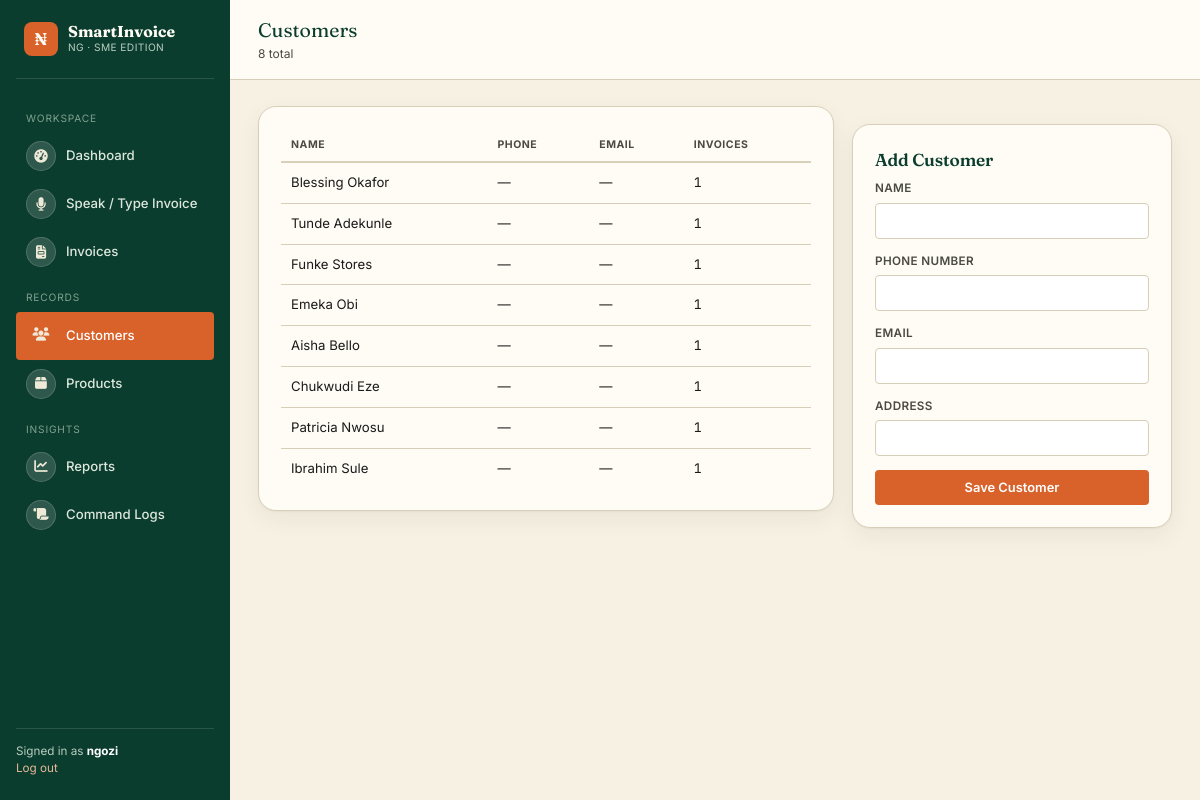
The page /customers/ (signed in) on the database as committed earlier.
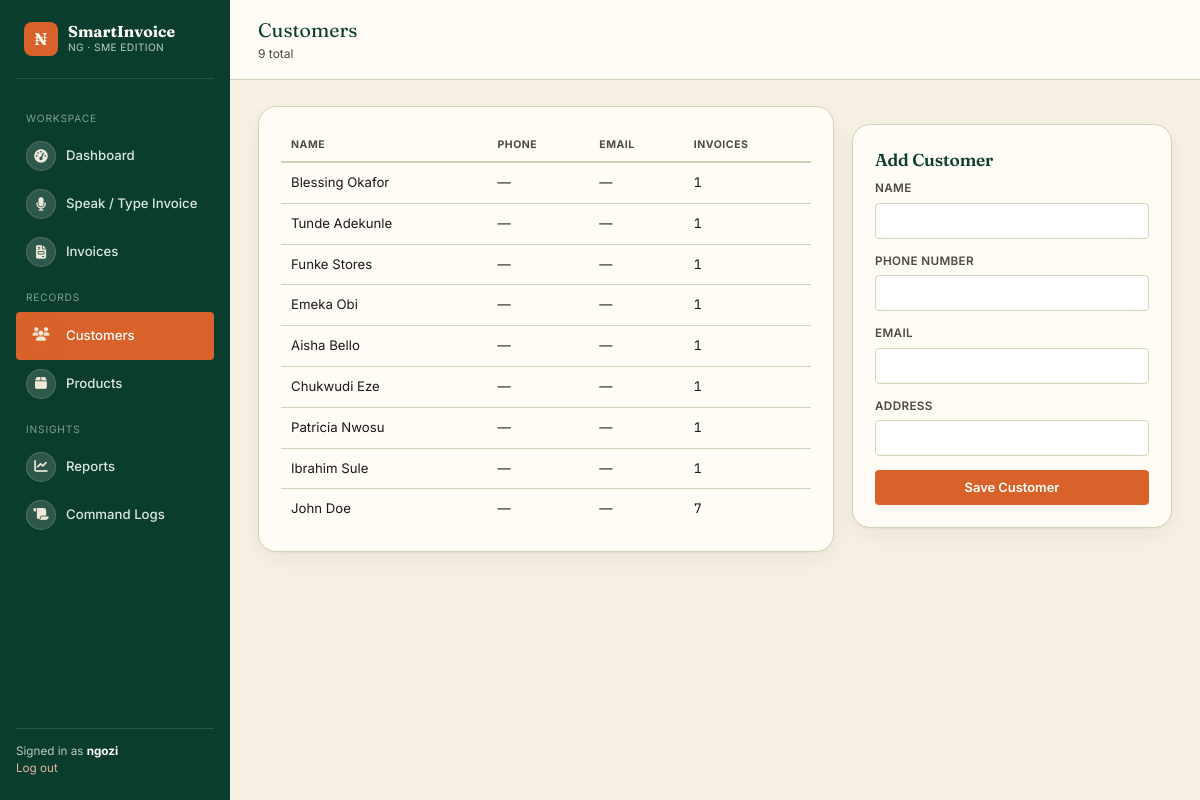
The same page on the database as committed later.
### invoices/models.py (models this page shows, shortened)
class Customer(models.Model):
    business = models.ForeignKey(Business, on_delete=models.CASCADE, related_name="customers")
    name = models.CharField(max_length=150)
    phone_number = models.CharField(max_length=20, blank=True)
    email = models.EmailField(blank=True)
    address = models.CharField(max_length=255, blank=True)
    created_at = models.DateTimeField(auto_now_add=True)
    class Meta:
        ordering = ["name"]

### invoices/views.py (the view)
# urls.py: path("customers/", views.customer_list, name="customer_list"),
@login_required
def customer_list(request):
    business = _get_business(request)
    customers = Customer.objects.filter(business=business).annotate(invoice_count=Count("invoices"))
    form = CustomerForm(request.POST or None)
    if request.method == "POST" and form.is_valid():
        customer = form.save(commit=False)
        customer.business = business
        customer.save()
        messages.success(request, "Customer added.")
        return redirect("customer_list")
    return render(request, "invoices/customer_list.html", {"customers": customers, "form": form})

### invoices/forms.py
class CustomerForm(forms.ModelForm):
    class Meta:
        model = Customer
        fields = ["name", "phone_number", "email", "address"]

### invoices/views.py (called while the page is built)
def _get_business(request):
    return get_object_or_404(Business, owner=request.user)

### invoices/templates/invoices/customer_list.html (shortened to what this page needs)
{% extends "invoices/base.html" %}
{% block page_title %}Customers{% endblock %}
{% block page_sub %}{{ customers.count }} total{% endblock %}
{% block content %}
<div style="display:grid; grid-template-columns: 1fr 320px; gap:18px; align-items:start;">
  <div class="card">
    {% if customers %}
    <table>
      <thead><tr><th>Name</th><th>Phone</th><th>Email</th><th>Invoices</th></tr></thead>
      <tbody>
        {% for c in customers %}
        <tr>
          <td>{{ c.name }}</td>
          <td>{{ c.phone_number|default:"&mdash;" }}</td>
          <td>{{ c.email|default:"&mdash;" }}</td>
          <td class="mono">{{ c.invoice_count }}</td>
        </tr>
        {% endfor %}
      </tbody>
    </table>
    {% else %}
    <div class="empty-state">
      <div class="icon">&#128100;</div>
      <p>No customers yet. New customers are added automatically when you speak or type an invoice command &mdash; or add one manually here.</p>
    </div>
    {% endif %}
  </div>
  <div class="card">
    <h3>Add Customer</h3>
    <form method="post">
      {% for field in form %}
      <div class="field">
        <label for="{{ field.id_for_label }}">{{ field.label }}</label>
        {{ field }}
      </div>
      {% endfor %}
      <button type="submit" class="btn btn-primary" style="width:100%; justify-content:center;">Save Customer</button>
    </form>
  </div>
</div>
{% endblock %}

Rows that differ between the two databases and show on the page:
added Customer: name "John Doe", phone_number "—", email "—", invoice_count "7"
Other text that changed with them:
{{ customers.count }}: "8" → "9"
